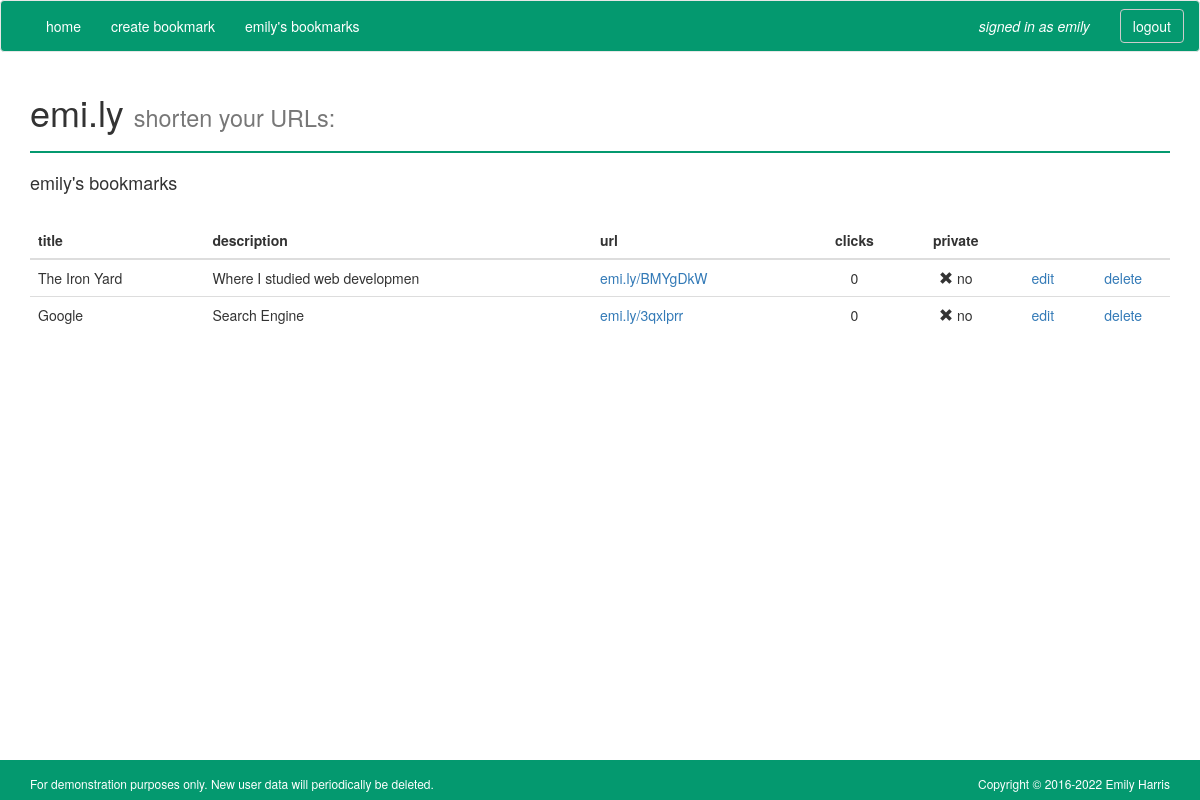
Page /accounts/profile/ (signed in) on the earlier database version.
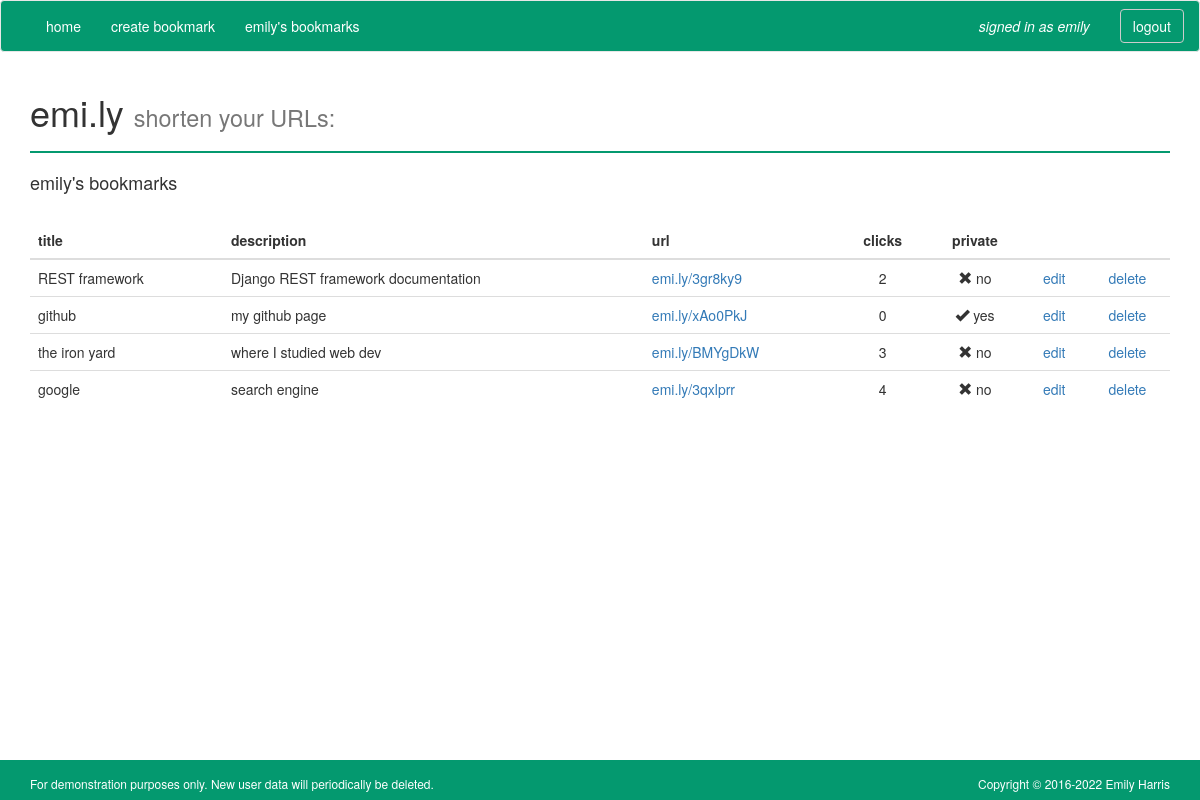
Same page on the later database version.
### short_url_app/models.py (models this page shows)
class Bookmark(models.Model):
    user = models.ForeignKey(User, on_delete=models.PROTECT)
    url = models.URLField()
    title = models.CharField(max_length=20, default="")
    description = models.CharField(max_length=50, blank=True)
    created = models.DateTimeField(auto_now_add=True)
    hashid = models.CharField(max_length=50)
    click_count = models.IntegerField(default=0)
    private = models.BooleanField(default=False)
    class Meta:
        ordering = ['-created']

### short_url_app/views.py (the view)
# urls.py: url(r'^accounts/profile/$', login_required(ProfileView.as_view()), name='profile_view'),
class ProfileView(ListView):
    template_name = "profile.html"
    model = Bookmark
    def get_queryset(self):
        return Bookmark.objects.filter(user=self.request.user)

### templates/profile.html
{% extends "base.html" %}
{% block content %}
    <h4>{{request.user}}'s bookmarks</h4>
    <br>
<div class="table-responsive">
<table class="table">
<thead>
  <tr>
    <th>title</th>
    <th>description</th>
    <th>url</th>
    <th class='table-centered'>clicks</th>
    <th class='table-centered'>private</th>
    <th></th>
    <th></th>
  </tr>
</thead>
<tbody>
{% for bookmark in object_list %}
        <tr>
        <td>{{ bookmark.title }}</td>
        <td>{{ bookmark.description }}</td>
        <td><a href="{% url 'redirect_view' bookmark.hashid %}">emi.ly/{{ bookmark.hashid }}</a></td>
        <td class='table-centered'>{{ bookmark.click_count }}</td>
          {% if bookmark.private == True %}
          <td class='table-centered'><i class=' glyphicon glyphicon-ok'></i> yes</td>
          {% else %}
          <td class='table-centered'><i class=' glyphicon glyphicon-remove'></i> no</td>
          {% endif %}
        {% if bookmark.user == request.user %}
            <td class='table-centered'><a href="{% url 'update_view' pk=bookmark.id %}">edit</a></td>
            <td class='table-centered'><a href="{% url 'delete_view' pk=bookmark.id %}">delete</a></td>
        {% else %}
            <td></td>
            <td></td>
        {% endif %}
        </tr>
{% endfor %}
</tbody>
</table>
</div>
{% endblock %}

### templates/base.html (shortened to what this page needs)
{% load static %}
<!DOCTYPE html>
<html lang="en">
<head>
    <link rel="stylesheet" href="{% static 'short_url_app/bootstrap-3.3.6-dist/css/bootstrap.min.css' %}">
    <link rel="stylesheet" href="{% static 'short_url_app/main.css' %}">
</head>
<body>
  <div id="wrap">
    <nav class="navbar navbar-default">
            <div class="container-fluid">
              <div class="collapse navbar-collapse" id="bs-example-navbar-collapse-1">
                <ul class="nav navbar-nav">
                 <li><a href="{% url 'index_view' %}">home</a></li>
                  {% if request.user.is_authenticated %}
                  <li><a href="{% url 'create_bookmark_view' %}">create bookmark</a></li>
                  <li><a href="{% url 'profile_view' %}">{{ user }}'s bookmarks</a></li>
                  <ul class="nav navbar-nav navbar-right">
                    <li><a href=""><em>signed in as {{user}}</em></a></li>
                    <form class="navbar-form navbar-right" method="POST", action="{% url 'logout_view' %}?next={% url 'index_view' %}">{% csrf_token %}
                      <button type="submit" class="btn btn-default">logout</button>
                    </form>
                  </ul>
                 {% endif %}
                </ul>
              </div>
            </div>
          </nav>
  <div class="container">
  {% block header %}
      <div class="page-header">
      <h1>emi.ly <small>shorten your URLs: </small></h1>
      </div>
  {% endblock %}
  {% block content %}{% endblock %}
  </div>
  </div>
  <footer class='footer'>
     <div class="container">
       <div class="row">
         <div class="col-sm-6">
           <p class='text-left'>For demonstration purposes only. New user data will periodically be deleted.</p>
         </div>
         <div class="col-sm-6">
           <p class='text-right'>Copyright © 2016-<script>document.write(new Date().getFullYear())</script>  Emily Harris</p>
         </div>
       </div>
     </div>
   </footer>

### short_url_app/static/short_url_app/main.css (style rules this page uses)
html, body { height: 100%; }
#wrap { min-height: 100%; height: auto; margin: 0 auto -40px; padding: 0 0 40px; }
.footer { height: 40px; color: white; background-color: #04996f; }
body { background-color: white; }
.navbar-default { background-color: #04996f; border-color: #E7E7E7; }
.navbar-default .navbar-nav li a { color: white; }
ul.nav.navbar-nav.navbar-right { text-align: right; }
@media (min-width: 768px) { .navbar-nav { float: none; } }
.page-header { margin-top: 20px; border-bottom: 2px solid #04996f; }
.btn-default { color: white; background-color: #04996f }
.text-right { text-align: right; font-size: 12px; margin-bottom: 0px; margin-top: 15px; }
.text-left { text-align: left; font-size: 12px; margin-bottom: 0px; margin-top: 15px; }
.table-centered { text-align: center }

Differences in the rows shown:
added Bookmark: title "REST framework", description "Django REST framework documentation", hashid "3gr8ky9", click_count "2", private False (drawn), shows "edit"
added Bookmark: title "github", description "my github page", hashid "xAo0PkJ", click_count "0", private True (drawn), shows "edit"
changed Bookmark "BMYgDkW": title "The Iron Yard" → "the iron yard"; description "Where I studied web developmen" → "where I studied web dev"; click_count "0" → "3"
changed Bookmark "3qxlprr": title "Google" → "google"; description "Search Engine" → "search engine"; click_count "0" → "4"
